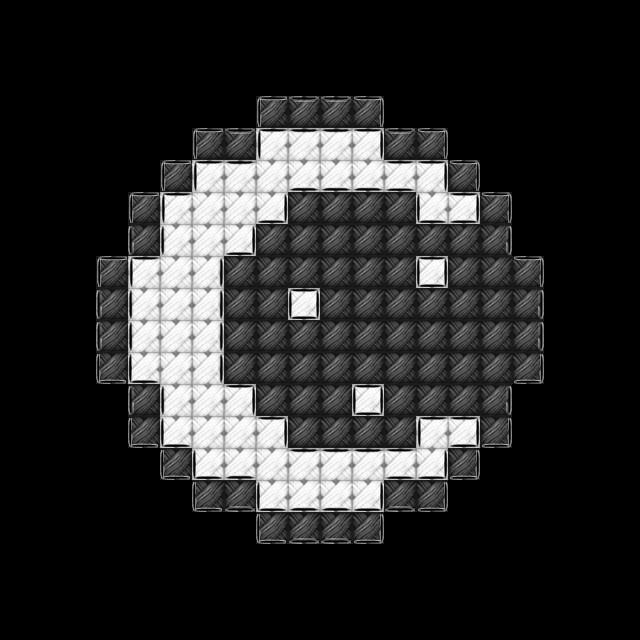

Tiled map render using the project's own tile images. Description and the whole map definition, tile-layer contents included, below:
An orthogonal 20x20 tile map with 32x32 px tiles, 3 tile layers (layer1, layer2, layer3), 2 tilesets.

<map version="1.2" tiledversion="1.3.4" orientation="orthogonal" renderorder="left-down" width="20" height="20" tilewidth="32" tileheight="32" infinite="0" nextlayerid="5" nextobjectid="1">
 <tileset firstgid="1" source="color.tsx" />
 <tileset firstgid="22" source="stroke.tsx" />
 <layer id="1" name="layer1" width="20" height="20">
  <data encoding="csv">
0,0,0,0,0,0,0,0,0,0,0,0,0,0,0,0,0,0,0,0,
0,0,0,0,0,0,0,0,0,0,0,0,0,0,0,0,0,0,0,0,
0,0,0,0,0,0,0,0,0,0,0,0,0,0,0,0,0,0,0,0,
0,0,0,0,0,0,0,0,11,11,11,11,0,0,0,0,0,0,0,0,
0,0,0,0,0,0,11,11,2,2,2,2,11,11,0,0,0,0,0,0,
0,0,0,0,0,11,2,2,2,2,2,2,2,2,11,0,0,0,0,0,
0,0,0,0,11,2,2,2,2,11,11,11,11,2,2,11,0,0,0,0,
0,0,0,0,11,2,2,2,11,11,11,11,11,11,11,11,0,0,0,0,
0,0,0,11,2,2,2,11,11,11,11,11,11,2,11,11,11,0,0,0,
0,0,0,11,2,2,2,11,11,2,11,11,11,11,11,11,11,0,0,0,
0,0,0,11,2,2,2,11,11,11,11,11,11,11,11,11,11,0,0,0,
0,0,0,11,2,2,2,11,11,11,11,11,11,11,11,11,11,0,0,0,
0,0,0,0,11,2,2,2,11,11,11,2,11,11,11,11,0,0,0,0,
0,0,0,0,11,2,2,2,2,11,11,11,11,2,2,11,0,0,0,0,
0,0,0,0,0,11,2,2,2,2,2,2,2,2,11,0,0,0,0,0,
0,0,0,0,0,0,11,11,2,2,2,2,11,11,0,0,0,0,0,0,
0,0,0,0,0,0,0,0,11,11,11,11,0,0,0,0,0,0,0,0,
0,0,0,0,0,0,0,0,0,0,0,0,0,0,0,0,0,0,0,0,
0,0,0,0,0,0,0,0,0,0,0,0,0,0,0,0,0,0,0,0,
0,0,0,0,0,0,0,0,0,0,0,0,0,0,0,0,0,0,0,0
</data>
 </layer>
 <layer id="3" name="layer2" width="20" height="20">
  <data encoding="csv">
0,0,0,0,0,0,0,0,0,0,0,0,0,0,0,0,0,0,0,0,
0,0,0,0,0,0,0,0,0,0,0,0,0,0,0,0,0,0,0,0,
0,0,0,0,0,0,0,0,0,0,0,0,0,0,0,0,0,0,0,0,
0,0,0,0,0,0,0,0,0,0,0,0,0,0,0,0,0,0,0,0,
0,0,0,0,0,0,0,0,0,0,0,0,0,0,0,0,0,0,0,0,
0,0,0,0,0,0,0,0,0,0,0,0,0,0,0,0,0,0,0,0,
0,0,0,0,0,0,0,0,0,0,0,0,0,0,0,0,0,0,0,0,
0,0,0,0,0,0,0,0,0,0,0,0,0,0,0,0,0,0,0,0,
0,0,0,0,0,0,0,0,0,0,0,0,0,0,0,0,0,0,0,0,
0,0,0,0,0,0,0,0,0,0,0,0,0,0,0,0,0,0,0,0,
0,0,0,0,0,0,0,0,0,0,0,0,0,0,0,0,0,0,0,0,
0,0,0,0,0,0,0,0,0,0,0,0,0,0,0,0,0,0,0,0,
0,0,0,0,0,0,0,0,0,0,0,0,0,0,0,0,0,0,0,0,
0,0,0,0,0,0,0,0,0,0,0,0,0,0,0,0,0,0,0,0,
0,0,0,0,0,0,0,0,0,0,0,0,0,0,0,0,0,0,0,0,
0,0,0,0,0,0,0,0,0,0,0,0,0,0,0,0,0,0,0,0,
0,0,0,0,0,0,0,0,0,0,0,0,0,0,0,0,0,0,0,0,
0,0,0,0,0,0,0,0,0,0,0,0,0,0,0,0,0,0,0,0,
0,0,0,0,0,0,0,0,0,0,0,0,0,0,0,0,0,0,0,0,
0,0,0,0,0,0,0,0,0,0,0,0,0,0,0,0,0,0,0,0
</data>
 </layer>
 <objectgroup id="4" name="logiclayer" visible="0">
  <properties>
   <property name="usegid" value="11;2" />
   <property name="useicon" value="11.png;2.png" />
  </properties>
 </objectgroup>
 <layer id="2" name="layer3" width="20" height="20">
  <data encoding="csv">
0,0,0,0,0,0,0,0,0,0,0,0,0,0,0,0,0,0,0,0,
0,0,0,0,0,0,0,0,0,0,0,0,0,0,0,0,0,0,0,0,
0,0,0,0,0,0,0,0,0,0,0,0,0,0,0,0,0,0,0,0,
0,0,0,0,0,0,0,0,26,23,23,28,0,0,0,0,0,0,0,0,
0,0,0,0,0,0,26,23,26,23,23,28,23,28,0,0,0,0,0,0,
0,0,0,0,0,26,26,23,0,25,25,25,30,28,28,0,0,0,0,0,
0,0,0,0,26,26,0,0,29,0,0,0,0,27,34,28,0,0,0,0,
0,0,0,0,22,22,0,29,0,0,0,0,0,0,0,24,0,0,0,0,
0,0,0,26,26,0,24,0,0,0,0,0,0,32,0,0,28,0,0,0,
0,0,0,22,22,0,24,0,0,32,0,0,0,0,0,0,24,0,0,0,
0,0,0,22,22,0,24,0,0,0,0,0,0,0,0,0,24,0,0,0,
0,0,0,27,27,0,24,0,0,0,0,0,0,0,0,0,29,0,0,0,
0,0,0,0,22,22,0,28,0,0,0,32,0,0,0,24,0,0,0,0,
0,0,0,0,27,27,0,0,28,0,0,0,0,26,34,29,0,0,0,0,
0,0,0,0,0,27,27,25,0,23,23,23,30,29,29,0,0,0,0,0,
0,0,0,0,0,0,27,25,27,25,25,29,25,29,0,0,0,0,0,0,
0,0,0,0,0,0,0,0,27,25,25,29,0,0,0,0,0,0,0,0,
0,0,0,0,0,0,0,0,0,0,0,0,0,0,0,0,0,0,0,0,
0,0,0,0,0,0,0,0,0,0,0,0,0,0,0,0,0,0,0,0,
0,0,0,0,0,0,0,0,0,0,0,0,0,0,0,0,0,0,0,0
</data>
 </layer>
</map>